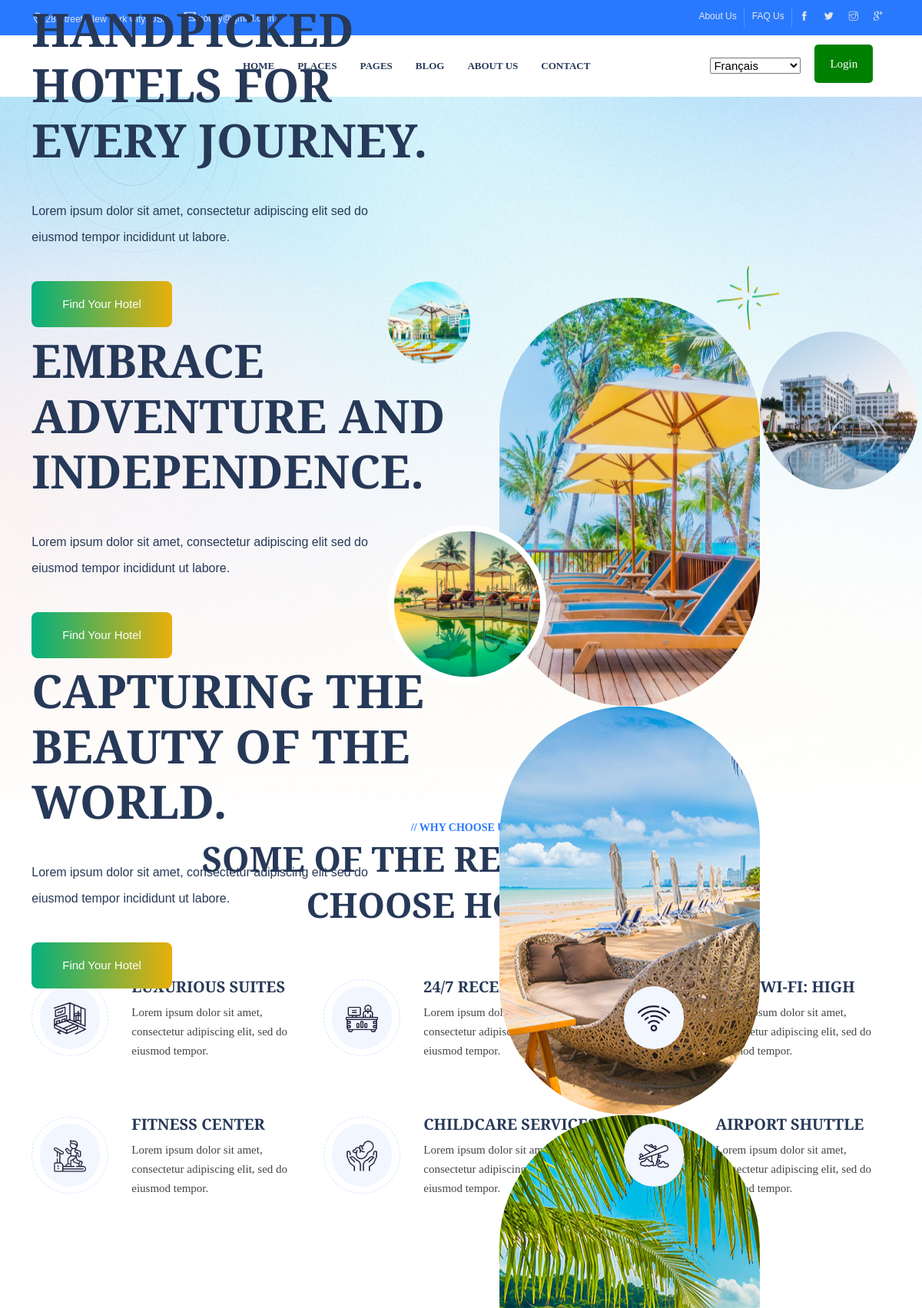
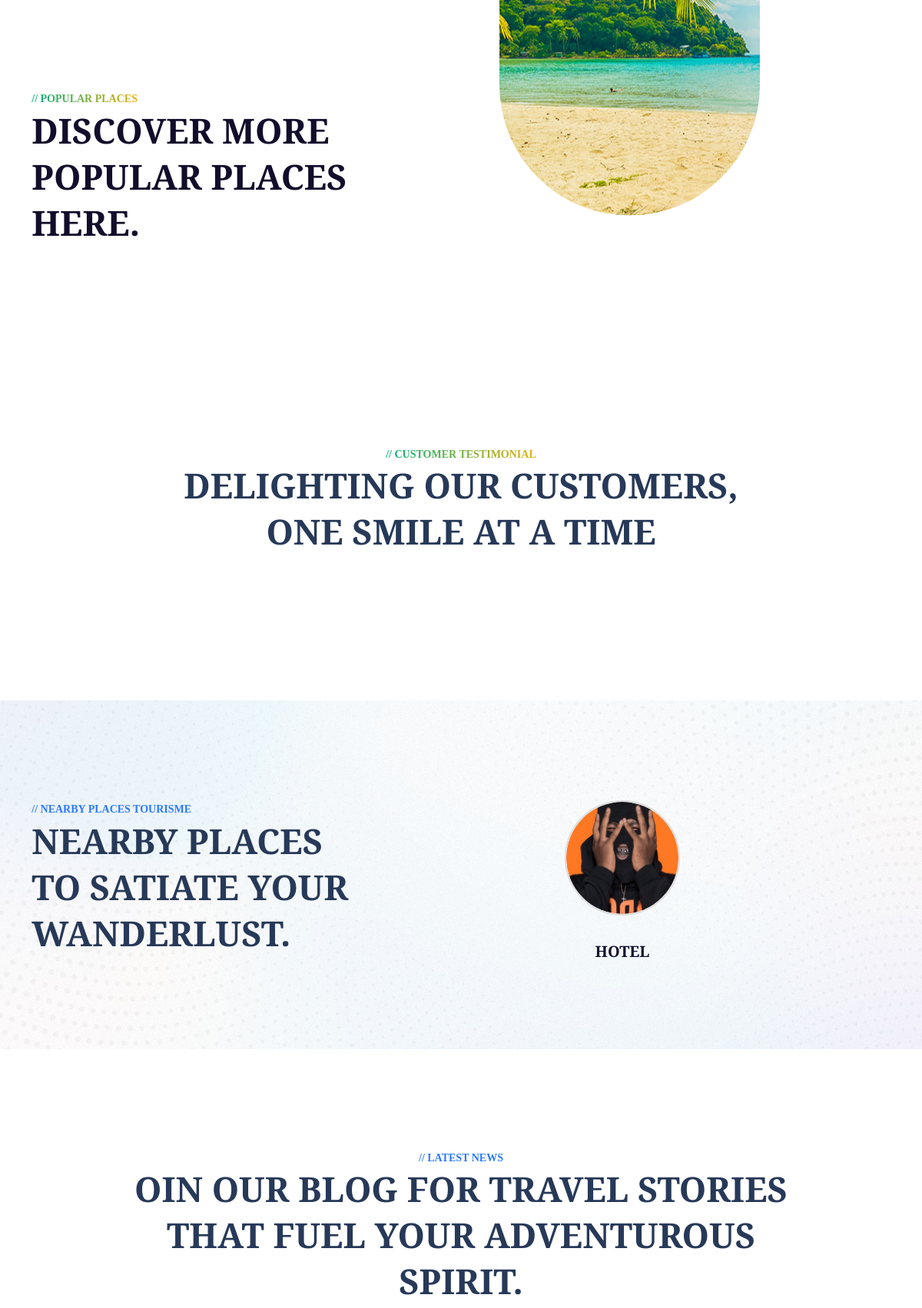
The page / (upper part) on the database its author committed (2 pictures, top to bottom).
### place/models.py (models this page shows, shortened)
class ToursismeType(models.Model):
    name = models.CharField(max_length=255, unique=True)
    image = models.ImageField(upload_to='tourisme_types/', blank=True, null=True)

### place/views.py (the view)
# urls.py: path('', views.index, name='index'),
def index(request):
    institutions = Institution.objects.all()  # Récupère toutes les institutions
    types_tourisme = ToursismeType.objects.all()
    types_institut = InstitutionType.objects.all()
    datas = {
        'institutions': institutions,
        'types_tourisme' : types_tourisme,
        'types_institut' : types_institut,
    }
    return render(request, 'index.html', datas)

### place/templates/index.html (shortened to what this page needs)
{% extends 'bases/baseReste.html' %}
{% load static %}
{% block content %}
<section class="hero-section">
    <div class="hero-wraper hero-slide">
        <div class="container">
            <div class="row">
                <div class="col-lg-6 col-md-10 col-12">
                    <div class="hero-content-slider">
                        <div class="item">
                            <h2 class="wow fadeInUp" data-wow-duration="1400ms">Handpicked Hotels for Every
                                Journey.</h2>
                            <p class="wow fadeInUp" data-wow-duration="1600ms">Lorem ipsum dolor sit amet,
                                consectetur adipiscing elit sed do eiusmod tempor
                                incididunt ut labore.</p>
                            <div class="hero-btn wow fadeInUp" data-wow-duration="1800ms">
                                <a href="" class="theme-btn">find your hotel</a>
                            </div>
                        </div>
                        <div class="item">
                            <h2 class="wow fadeInUp" data-wow-duration="1400ms">Embrace Adventure and
                                Independence.</h2>
                            <p class="wow fadeInUp" data-wow-duration="1600ms">Lorem ipsum dolor sit amet,
                                consectetur adipiscing elit sed do eiusmod tempor
                                incididunt ut labore.</p>
                            <div class="hero-btn wow fadeInUp" data-wow-duration="1800ms">
                                <a href="" class="theme-btn">find your hotel</a>
                            </div>
                        </div>
                        <div class="item">
                            <h2 class="wow fadeInUp" data-wow-duration="1400ms">Capturing the Beauty of the
                                World.</h2>
                            <p class="wow fadeInUp" data-wow-duration="1600ms">Lorem ipsum dolor sit amet,
                                consectetur adipiscing elit sed do eiusmod tempor
                                incididunt ut labore.</p>
                            <div class="hero-btn wow fadeInUp" data-wow-duration="1800ms">
                                <a href="" class="theme-btn">find your hotel</a>
                            </div>
                        </div>
                    </div>
                </div>
            </div>
        </div>
        <div class="right-content">
            <div class="hero-img-slider">
                <div class="item">
                    <img src="{% static 'assets/images/slider/slide-1.jpg' %}" alt="">
                </div>
                <div class="item">
                    <img src="{% static 'assets/images/slider/slide-2.jpg' %}" alt="">
                </div>
                <div class="item">
                    <img src="{% static 'assets/images/slider/slide-3.jpg' %}" alt="">
                </div>
            </div>
            <div class="side-img-1">
                <img src="{% static 'assets/images/slider/side-img-1.jpg' %}" alt="">
            </div>
            <div class="side-img-2">
                <img src="{% static 'assets/images/slider/side-img-2.jpg' %}" alt="">
            </div>
            <div class="side-img-3">
                <img src="{% static 'assets/images/slider/side-img-3.jpg' %}" alt="">
            </div>
            <div class="shape-4">
                <img src="{% static 'assets/images/slider/shape-2.png' %}" alt="">
            </div>
        </div>
        <div class="shape-1">
            <img src="{% static 'assets/images/slider/shape-1.svg' %}" alt="">
        </div>
    </div>
</section>
<section class="service-section section-padding">
    <div class="container">
        <div class="row justify-content-center">
            <div class="col-lg-9 col-12">
                <div class="wpo-section-title s2  wow fadeInUp" data-wow-duration="1200ms">
                    <span>// why choose us</span>
                    <h2>some of the reasons why choose hotely.</h2>
                </div>
            </div>
        </div>
        <div class="service-wraper">
            <div class="row">
                <div class="col-lg-4 col-md-6 col-12">
                    <div class="service-card wow fadeInUp" data-wow-duration="1100ms">
                        <div class="left">
                            <div class="image">
                                <img src="{% static 'assets/images/features/img-1.svg' %}" alt="" class="active">
                            </div>
                        </div>
                        <div class="right">
                            <h2><a href="{% url 'service-single' %}">Luxurious Suites</a></h2>
                            <span>Lorem ipsum dolor sit amet, consectetur adipiscing elit, sed do eiusmod
                                tempor.</span>
                        </div>
                    </div>
                </div>
                <div class="col-lg-4 col-md-6 col-12">
                    <div class="service-card wow fadeInUp" data-wow-duration="1200ms">
                        <div class="left">
                            <div class="image">
                                <img src="{% static 'assets/images/features/img-2.svg' %}" alt="" class="active">
                            </div>
                        </div>
                        <div class="right">
                            <h2><a href="{% url 'service-single' %}">24/7 Reception</a></h2>
                            <span>Lorem ipsum dolor sit amet, consectetur adipiscing elit, sed do eiusmod
                                tempor.</span>
                        </div>
                    </div>
                </div>
                <div class="col-lg-4 col-md-6 col-12">
                    <div class="service-card wow fadeInUp" data-wow-duration="1300ms">
                        <div class="left">
                            <div class="image">
                                <img src="{% static 'assets/images/features/img-3.svg' %}" alt="" class="active">
                            </div>
                        </div>
                        <div class="right">
                            <h2><a href="{% url 'service-single' %}">Free Wi-Fi: High</a></h2>
                            <span>Lorem ipsum dolor sit amet, consectetur adipiscing elit, sed do eiusmod
                                tempor.</span>
                        </div>
                    </div>
                </div>
                <div class="col-lg-4 col-md-6 col-12">
                    <div class="service-card wow fadeInUp" data-wow-duration="1400ms">
                        <div class="left">
                            <div class="image">
                                <img src="{% static 'assets/images/features/img-4.svg' %}" alt="" class="active">
                            </div>
                        </div>
                        <div class="right">
                            <h2><a href="{% url 'service-single' %}">Fitness Center</a></h2>
                            <span>Lorem ipsum dolor sit amet, consectetur adipiscing elit, sed do eiusmod
                                tempor.</span>
                        </div>
                    </div>
                </div>
                <div class="col-lg-4 col-md-6 col-12">
                    <div class="service-card wow fadeInUp" data-wow-duration="1500ms">
                        <div class="left">
                            <div class="image">
                                <img src="{% static 'assets/images/features/img-5.svg' %}" alt="" class="active">
                            </div>
                        </div>
                        <div class="right">
                            <h2><a href="{% url 'service-single' %}">Childcare Services</a></h2>
                            <span>Lorem ipsum dolor sit amet, consectetur adipiscing elit, sed do eiusmod
                                tempor.</span>
                        </div>
                    </div>
                </div>
                <div class="col-lg-4 col-md-6 col-12">
                    <div class="service-card wow fadeInUp" data-wow-duration="1600ms">
                        <div class="left">
                            <div class="image">
                                <img src="{% static 'assets/images/features/img-6.svg' %}" alt="" class="active">
                            </div>
                        </div>
                        <div class="right">
                            <h2><a href="{% url 'service-single' %}">Airport Shuttle</a></h2>
                            <span>Lorem ipsum dolor sit amet, consectetur adipiscing elit, sed do eiusmod
                                tempor.</span>
                        </div>
                    </div>
                </div>
            </div>
        </div>
    </div>
</section>
<section class="popular-places-section section-padding">
    <div class="container">
        <div class="row">
            <div class="col-lg-5 col-12">
                <div class="wpo-section-title">
                    <span>// popular places</span>
                    <h2>Discover more popular places here.</h2>
                </div>
            </div>
            <div class="col-lg-7 col-12">
            </div>
        </div>
    </div>
</section>
<section class="testimonial-section section-padding">
    <div class="container">
        <div class="row justify-content-center">
            <div class="col-lg-8 col-md-12">
                <div class="wpo-section-title  wow fadeInUp" data-wow-duration="1200ms">
                    <span>// customer testimonial</span>
                    <h2>Delighting Our Customers, One Smile at a Time</h2>
                </div>
            </div>
        </div>
    </div>
</section>
<section class="places-section section-padding">
    <div class="container">
        <div class="wraper">
            <div class="wpo-section-title s2 wow fadeInLeftSlow" data-wow-duration="1700ms">
                <span>// nearby places Tourisme</span>
                <h2>Nearby Places to Satiate Your Wanderlust.</h2>
            </div>
            <div class="places-wraper">
                <div class="gap-spase"></div>
                {% if types_tourisme %}
                {% for type in types_tourisme %}
                <div class="places-item wow fadeInUp" data-wow-duration="2000ms">
                    <div class="image">
                        <img src="{% if type.image %}{{ type.image.url }}{% else %}{% static 'images/placeholder.jpg' %}{% endif %}"
                            alt="{{ type.name }}">
                    </div>
                    <div class="content">
                        <h2>
                            <a href="{% url 'hotel' type.id %}">{{ type.name }}</a>
                        </h2>
                    </div>
                </div>
                {% endfor %}
                {% else %}
                <p style="text-align:center; color:red;">Aucun lieu touristique trouvé.</p>
                {% endif %}
            </div>
        </div>
    </div>
</section>
<section class="blog-section section-padding">
    <div class="container">
        <div class="row justify-content-center">
            <div class="col-lg-10 col-12">
                <div class="wpo-section-title s2 wow fadeInUp" data-wow-duration="1200ms">
                    <span>// latest news</span>
                    <h2>oin Our Blog for Travel Stories That Fuel Your Adventurous Spirit.</h2>
                </div>
            </div>
        </div>
    </div>
</section>
{% endblock content %}

### place/templates/index.html (style rules this page uses)
.places-wraper .places-item .image { width: 150px; height: 150px; border-radius: 50%; overflow: hidden; display: flex; justify-content: center; align-items: center; background-color: #f0f0f0; border: 2px solid #ddd; transition: transform 0.3s ease-in-out; }
.places-wraper .places-item .image img { width: 100%; height: 100%; object-fit: cover; object-position: center; transition: transform 0.3s ease-in-out; }
.places-wraper .places-item { text-align: center; margin-bottom: 20px; }

### rows shown on the page
ToursismeType: image (picture), name "HOTEL"
